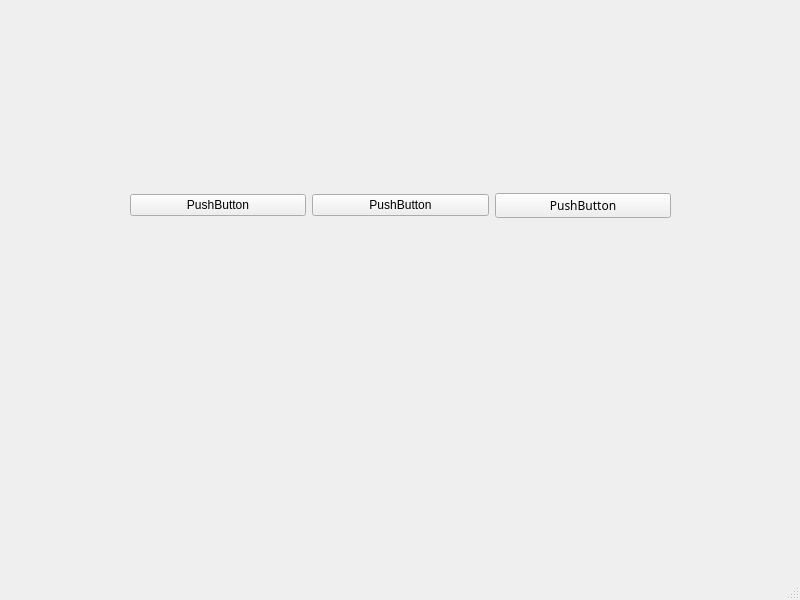
<?xml version="1.0" encoding="UTF-8"?>
<ui version="4.0">
 <class>MainWindow</class>
 <widget class="QMainWindow" name="MainWindow">
  <property name="geometry">
   <rect>
    <x>0</x>
    <y>0</y>
    <width>800</width>
    <height>600</height>
   </rect>
  </property>
  <property name="windowTitle">
   <string>MainWindow</string>
  </property>
  <widget class="QWidget" name="centralwidget">
   <widget class="QWidget" name="horizontalLayoutWidget">
    <property name="geometry">
     <rect>
      <x>130</x>
      <y>150</y>
      <width>541</width>
      <height>111</height>
     </rect>
    </property>
    <layout class="QHBoxLayout" name="horizontalLayout">
     <item>
      <widget class="QPushButton" name="pushButton">
       <property name="text">
        <string>PushButton</string>
       </property>
      </widget>
     </item>
     <item>
      <widget class="QPushButton" name="pushButton_2">
       <property name="text">
        <string>PushButton</string>
       </property>
      </widget>
     </item>
     <item>
      <widget class="QPushButton" name="pushButton_3">
       <property name="font">
        <font>
         <family>굴림</family>
        </font>
       </property>
       <property name="text">
        <string>PushButton</string>
       </property>
      </widget>
     </item>
    </layout>
   </widget>
  </widget>
  <widget class="QMenuBar" name="menubar">
   <property name="geometry">
    <rect>
     <x>0</x>
     <y>0</y>
     <width>800</width>
     <height>22</height>
    </rect>
   </property>
  </widget>
  <widget class="QStatusBar" name="statusbar"/>
 </widget>
 <resources/>
 <connections>
  <connection>
   <sender>pushButton</sender>
   <signal>clicked()</signal>
   <receiver>MainWindow</receiver>
   <slot>firstClick()</slot>
   <hints>
    <hint type="sourcelabel">
     <x>195</x>
     <y>227</y>
    </hint>
    <hint type="destinationlabel">
     <x>228</x>
     <y>283</y>
    </hint>
   </hints>
  </connection>
  <connection>
   <sender>pushButton_2</sender>
   <signal>clicked()</signal>
   <receiver>MainWindow</receiver>
   <slot>secountClick()</slot>
   <hints>
    <hint type="sourcelabel">
     <x>408</x>
     <y>223</y>
    </hint>
    <hint type="destinationlabel">
     <x>439</x>
     <y>270</y>
    </hint>
   </hints>
  </connection>
  <connection>
   <sender>pushButton_3</sender>
   <signal>clicked()</signal>
   <receiver>MainWindow</receiver>
   <slot>thridClick()</slot>
   <hints>
    <hint type="sourcelabel">
     <x>582</x>
     <y>227</y>
    </hint>
    <hint type="destinationlabel">
     <x>679</x>
     <y>277</y>
    </hint>
   </hints>
  </connection>
 </connections>
 <slots>
  <slot>firstClick()</slot>
  <slot>secountClick()</slot>
  <slot>thridClick()</slot>
 </slots>
</ui>
